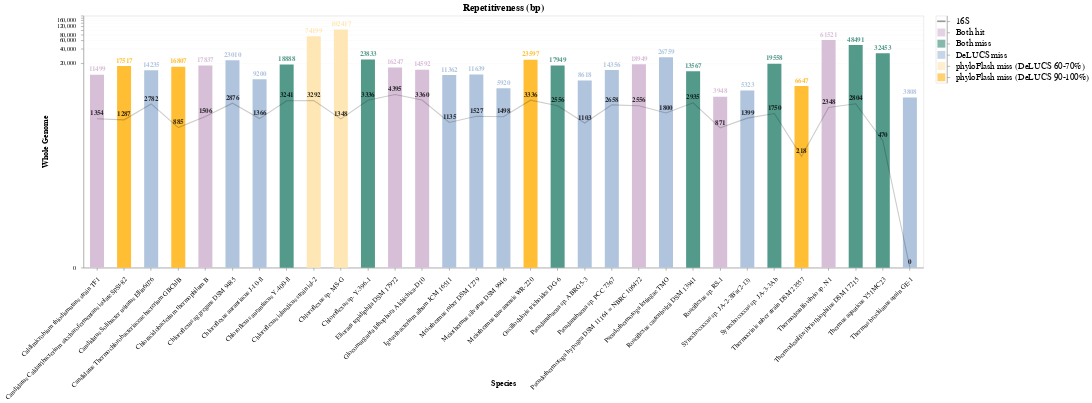

Notebook code cell kept with this figure:
### Code cell
import pandas as pd
import altair as alt

# data = pd.read_csv("/scratch/rnd-rojas/assembly_stephanie/data/repeatbp.csv")
df = pd.DataFrame(data, columns=['Species', 'Repetitiveness', '16s_Repetitiveness'])
df.rename(columns={"Repetitiveness": "Whole Genome", "16s_Repetitiveness": "16s"},inplace=True)

# orderdata = [7, 4, 16, 5, 14, 15, 10, 6, 22, 23, 9, 24, 25, 11, 19, 18, 1, 2, 12, 8, 3, 21, 17, 26, 13, 20,26,27,28,29,30]
# df['Order'] = orderdata

# colors=['lightsteelblue', '#ffbe33', 'palevioletred', '#549a8b', 'thistle', 'thistle', 'thistle', 'thistle', 'thistle', 
#         'thistle', 'thistle', 'thistle', 'thistle', 'thistle', 'thistle', 'thistle', 'thistle', 
#         'thistle', 'thistle', 'thistle', 'thistle', 'thistle', 'thistle', 'thistle', 'thistle', 'thistle', 
#         'thistle', 'thistle', 'thistle', 'thistle', 'thistle', 'thistle']

colors = data["Color"].tolist()

base = alt.Chart(df, title='Repetitiveness (bp)').encode(
    x=alt.X('Species:N',
           sort=alt.SortField(field='Whole Genome', order='descending')
           )
)

bar = base.mark_bar(size=25).encode(
    y=alt.Y(
            'Whole Genome:Q',
            title='Whole Genome',
            scale=alt.Scale(domain=[0, 100000], type='symlog')
           ),
        color=alt.Color(
           'Species',
            scale=alt.Scale(
                domain=df.Species.tolist(),
                range=colors
            ),
            legend=None
           )
    ).properties(width=1500, height=450)

line = base.mark_line(color='black', opacity=0.2).encode(
    y=alt.Y(
            '16s:Q',
            scale=alt.Scale(domain=[0, 200000], type='symlog')
           )
    )

textbar = bar.mark_text(
    align='center',
    baseline='middle',
    dy=-10,
    fontWeight='bold',
    fontSize=12
).encode(
    text='Whole Genome:Q'
)

textline = line.mark_text(
    align='center',
    baseline='middle',
    dy=-10,
    fontWeight='bold',
    fontSize=12,
    opacity=0.8,
    color='black'
).encode(
    text=alt.Text(
        '16s:Q'
    )
)

bardata = pd.DataFrame({'x':['Both hit'], 
                        'y':['16S'], 
                        'w':['DeLUCS miss'], 
                        'z':['phyloFlash miss (DeLUCS 90-100%)'],
                        'u':['phyloFlash miss (DeLUCS 60-70%)'],
                        'v':['Both miss']})

legendbar = alt.Chart(bardata).mark_square(size=200, color='thistle').encode(
    y=alt.Y('x:N', 
            axis=alt.Axis(orient='right', 
                          titleFontSize=0, 
                          labelFontSize=16, 
                          titleX=80, 
                          titleY=-5,
                          titleAngle=0
                         ),
    
           ),
    )

legendbar2 = alt.Chart(bardata).mark_square(size=200, color='lightsteelblue').encode(
    y=alt.Y('w:N', 
            axis=alt.Axis(orient='right', 
                          titleFontSize=0, 
                          labelFontSize=16, 
                          titleX=80, 
                          titleY=-5,
                          titleAngle=0
                         ),
    
           ),
    )

legendbar3 = alt.Chart(bardata).mark_square(size=200, color='#ffbe33').encode(
    y=alt.Y('z:N', 
            axis=alt.Axis(orient='right', 
                          titleFontSize=0, 
                          labelFontSize=16, 
                          titleX=80, 
                          titleY=-5,
                          titleAngle=0
                         ),
    
           ),
    )

legendbar4 = alt.Chart(bardata).mark_square(size=200, color='#549a8b').encode(
    y=alt.Y('v:N', 
            axis=alt.Axis(orient='right', 
                          titleFontSize=0, 
                          labelFontSize=16, 
                          titleX=80, 
                          titleY=-5,
                          titleAngle=0
                         ),
    
           ),
    )

legendbar5 = alt.Chart(bardata).mark_square(size=200, color='#ffe7b5').encode(
    y=alt.Y('u:N', 
            axis=alt.Axis(orient='right', 
                          titleFontSize=0, 
                          labelFontSize=16,
                          labelLimit=1000,
                          titleX=80, 
                          titleY=-5,
                          titleAngle=0
                         ),
    
           ),
    )

legendline = alt.Chart(bardata).mark_tick(
        size=15, 
        thickness=3, 
        orient='horizontal', 
        color='black',
        opacity=0.4
).encode(
            y=alt.Y('y:N', 
                    axis=alt.Axis(orient='right', 
                                  titleFontSize=0, 
                                  labelFontSize=16, 
                                  titleX=80, 
                                  titleY=-5,
                                  titleAngle=0
                                 ),

                   ),
    )

(bar + textbar + line + textline | legendbar + legendline + legendbar2 + legendbar3 + legendbar4 + legendbar5).configure_axisX(
    labelAngle=-45,
    labelPadding=10,
    labelLimit=10000,
    titleFontSize=14,
    labelFontSize=12,
    titleY=200
).configure_title(
    fontSize=18
).configure_axisY(
    titleFontSize=14,
    labelPadding=10,
    titleX=-60,
    gridOpacity=0.2
)

### Figure 1 — Vega-Lite specification as saved in the notebook (floating-point values rounded to 4 significant figures)
{"config": {"view": {"continuousWidth": 400, "continuousHeight": 300}, "axisX": {"labelAngle": -45, "labelFontSize": 12, "labelLimit": 10000, "labelPadding": 10, "titleFontSize": 14, "titleY": 200}, "axisY": {"gridOpacity": 0.2, "labelPadding": 10, "titleFontSize": 14, "titleX": -60}, "title": {"fontSize": 18}}, "hconcat": [{"layer": [{"mark": {"type": "bar", "size": 25}, "encoding": {"color": {"type": "nominal", "field": "Species", "legend": null, "scale": {"domain": ["Thermus brockianus strain GE-1", "Thermocrinis ruber strain DSM 23557", "Candidatus Solibacter usitatus Ellin6076", "Roseiflexus castenholzii DSM 13941", "Thermodesulfovibrio thiophilus DSM 17215", "Thermodesulfovibrio sp. N1", "Chloroflexus islandicus strain isl-2", "Synechococcus sp. JA-2-3B'a(2-13)", "Chloroflexus sp. Y-396-1", "Chloroflexus aurantiacus Y-400-fl", "Meiothermus taiwanensis WR-220", "Pseudothermotoga hypogea DSM 11164 = NBRC 106472", "Pseudanabaena sp. PCC 7367", "Chloracidobacterium thermophilum B", "Candidatus Caldatribacterium saccharofermentans isolate SpSt-82", "Chloroflexus aggregans DSM 9485", "Roseiflexus sp. RS-1", "Candidatus Thermochlorobacteriaceae bacterium GBChlB", "Pseudanabaena sp. ABRG5-3", "Elioraea tepidiphila DSM 17972", "Chloroflexus sp. MS-G", "Chloroflexus aurantiacus J-10-fl", "Gloeomargarita lithophora Alchichica-D10", "Meiothermus silvanus DSM 9946", "Pseudothermotoga lettingae TMO", "Synechococcus sp. JA-3-3Ab", "Caldimicrobium thiodismutans strain TF1", "Oscillochloris trichoides DG-6", "Ignavibacterium album JCM 16511", "Thermus aquaticus Y51MC23", "Meiothermus ruber DSM 1279"], "range": ["lightsteelblue", "#ffbe33", "lightsteelblue", "#549a8b", "#549a8b", "thistle", "#ffe7b5", "lightsteelblue", "#549a8b", "#549a8b", "#ffbe33", "thistle", "lightsteelblue", "thistle", "#ffbe33", "lightsteelblue", "thistle", "#ffbe33", "lightsteelblue", "thistle", "#ffe7b5", "lightsteelblue", "thistle", "lightsteelblue", "lightsteelblue", "#549a8b", "thistle", "#549a8b", "lightsteelblue", "#549a8b", "lightsteelblue"]}}, "x": {"type": "nominal", "field": "Species", "sort": {"field": "Whole Genome", "order": "descending"}}, "y": {"type": "quantitative", "field": "Whole Genome", "scale": {"domain": [0, 100000], "type": "symlog"}, "title": "Whole Genome"}}, "height": 450, "title": "Repetitiveness (bp)", "width": 1500}, {"mark": {"type": "text", "align": "center", "baseline": "middle", "dy": -10, "fontSize": 12, "fontWeight": "bold"}, "encoding": {"color": {"type": "nominal", "field": "Species", "legend": null, "scale": {"domain": ["Thermus brockianus strain GE-1", "Thermocrinis ruber strain DSM 23557", "Candidatus Solibacter usitatus Ellin6076", "Roseiflexus castenholzii DSM 13941", "Thermodesulfovibrio thiophilus DSM 17215", "Thermodesulfovibrio sp. N1", "Chloroflexus islandicus strain isl-2", "Synechococcus sp. JA-2-3B'a(2-13)", "Chloroflexus sp. Y-396-1", "Chloroflexus aurantiacus Y-400-fl", "Meiothermus taiwanensis WR-220", "Pseudothermotoga hypogea DSM 11164 = NBRC 106472", "Pseudanabaena sp. PCC 7367", "Chloracidobacterium thermophilum B", "Candidatus Caldatribacterium saccharofermentans isolate SpSt-82", "Chloroflexus aggregans DSM 9485", "Roseiflexus sp. RS-1", "Candidatus Thermochlorobacteriaceae bacterium GBChlB", "Pseudanabaena sp. ABRG5-3", "Elioraea tepidiphila DSM 17972", "Chloroflexus sp. MS-G", "Chloroflexus aurantiacus J-10-fl", "Gloeomargarita lithophora Alchichica-D10", "Meiothermus silvanus DSM 9946", "Pseudothermotoga lettingae TMO", "Synechococcus sp. JA-3-3Ab", "Caldimicrobium thiodismutans strain TF1", "Oscillochloris trichoides DG-6", "Ignavibacterium album JCM 16511", "Thermus aquaticus Y51MC23", "Meiothermus ruber DSM 1279"], "range": ["lightsteelblue", "#ffbe33", "lightsteelblue", "#549a8b", "#549a8b", "thistle", "#ffe7b5", "lightsteelblue", "#549a8b", "#549a8b", "#ffbe33", "thistle", "lightsteelblue", "thistle", "#ffbe33", "lightsteelblue", "thistle", "#ffbe33", "lightsteelblue", "thistle", "#ffe7b5", "lightsteelblue", "thistle", "lightsteelblue", "lightsteelblue", "#549a8b", "thistle", "#549a8b", "lightsteelblue", "#549a8b", "lightsteelblue"]}}, "text": {"type": "quantitative", "field": "Whole Genome"}, "x": {"type": "nominal", "field": "Species", "sort": {"field": "Whole Genome", "order": "descending"}}, "y": {"type": "quantitative", "field": "Whole Genome", "scale": {"domain": [0, 100000], "type": "symlog"}, "title": "Whole Genome"}}, "height": 450, "title": "Repetitiveness (bp)", "width": 1500}, {"mark": {"type": "line", "color": "black", "opacity": 0.2}, "encoding": {"x": {"type": "nominal", "field": "Species", "sort": {"field": "Whole Genome", "order": "descending"}}, "y": {"type": "quantitative", "field": "16s", "scale": {"domain": [0, 200000], "type": "symlog"}}}, "title": "Repetitiveness (bp)"}, {"mark": {"type": "text", "align": "center", "baseline": "middle", "color": "black", "dy": -10, "fontSize": 12, "fontWeight": "bold", "opacity": 0.8}, "encoding": {"text": {"type": "quantitative", "field": "16s"}, "x": {"type": "nominal", "field": "Species", "sort": {"field": "Whole Genome", "order": "descending"}}, "y": {"type": "quantitative", "field": "16s", "scale": {"domain": [0, 200000], "type": "symlog"}}}, "title": "Repetitiveness (bp)"}], "data": {"name": "data-487dc20e705af32725c5beeabea483db"}}, {"layer": [{"mark": {"type": "square", "color": "thistle", "size": 200}, "encoding": {"y": {"type": "nominal", "axis": {"labelFontSize": 16, "orient": "right", "titleAngle": 0, "titleFontSize": 0, "titleX": 80, "titleY": -5}, "field": "x"}}}, {"mark": {"type": "tick", "color": "black", "opacity": 0.4, "orient": "horizontal", "size": 15, "thickness": 3}, "encoding": {"y": {"type": "nominal", "axis": {"labelFontSize": 16, "orient": "right", "titleAngle": 0, "titleFontSize": 0, "titleX": 80, "titleY": -5}, "field": "y"}}}, {"mark": {"type": "square", "color": "lightsteelblue", "size": 200}, "encoding": {"y": {"type": "nominal", "axis": {"labelFontSize": 16, "orient": "right", "titleAngle": 0, "titleFontSize": 0, "titleX": 80, "titleY": -5}, "field": "w"}}}, {"mark": {"type": "square", "color": "#ffbe33", "size": 200}, "encoding": {"y": {"type": "nominal", "axis": {"labelFontSize": 16, "orient": "right", "titleAngle": 0, "titleFontSize": 0, "titleX": 80, "titleY": -5}, "field": "z"}}}, {"mark": {"type": "square", "color": "#549a8b", "size": 200}, "encoding": {"y": {"type": "nominal", "axis": {"labelFontSize": 16, "orient": "right", "titleAngle": 0, "titleFontSize": 0, "titleX": 80, "titleY": -5}, "field": "v"}}}, {"mark": {"type": "square", "color": "#ffe7b5", "size": 200}, "encoding": {"y": {"type": "nominal", "axis": {"labelFontSize": 16, "labelLimit": 1000, "orient": "right", "titleAngle": 0, "titleFontSize": 0, "titleX": 80, "titleY": -5}, "field": "u"}}}], "data": {"name": "data-155bb107bfa12ae90c4ed8b4d3e6b839"}}], "$schema": "https://vega.github.io/schema/vega-lite/v4.8.1.json", "datasets": {"data-487dc20e705af32725c5beeabea483db": [{"Species": "Thermus brockianus strain GE-1", "Whole Genome": 3808, "16s": 0}, {"Species": "Thermocrinis ruber strain DSM 23557", "Whole Genome": 6647, "16s": 218}, {"Species": "Candidatus Solibacter usitatus Ellin6076", "Whole Genome": 14235, "16s": 2782}, {"Species": "Roseiflexus castenholzii DSM 13941", "Whole Genome": 13567, "16s": 2935}, {"Species": "Thermodesulfovibrio thiophilus DSM 17215", "Whole Genome": 48491, "16s": 2804}, {"Species": "Thermodesulfovibrio sp. N1", "Whole Genome": 61521, "16s": 2348}, {"Species": "Chloroflexus islandicus strain isl-2", "Whole Genome": 74199, "16s": 3292}, {"Species": "Synechococcus sp. JA-2-3B'a(2-13)", "Whole Genome": 5323, "16s": 1399}, {"Species": "Chloroflexus sp. Y-396-1", "Whole Genome": 23833, "16s": 3336}, {"Species": "Chloroflexus aurantiacus Y-400-fl", "Whole Genome": 18888, "16s": 3241}, {"Species": "Meiothermus taiwanensis WR-220", "Whole Genome": 23597, "16s": 3336}, {"Species": "Pseudothermotoga hypogea DSM 11164 = NBRC 106472", "Whole Genome": 18949, "16s": 2556}, {"Species": "Pseudanabaena sp. PCC 7367", "Whole Genome": 14356, "16s": 2658}, {"Species": "Chloracidobacterium thermophilum B", "Whole Genome": 17837, "16s": 1506}, {"Species": "Candidatus Caldatribacterium saccharofermentans isolate SpSt-82", "Whole Genome": 17517, "16s": 1287}, {"Species": "Chloroflexus aggregans DSM 9485", "Whole Genome": 23010, "16s": 2876}, {"Species": "Roseiflexus sp. RS-1", "Whole Genome": 3948, "16s": 871}, {"Species": "Candidatus Thermochlorobacteriaceae bacterium GBChlB", "Whole Genome": 16807, "16s": 885}, {"Species": "Pseudanabaena sp. ABRG5-3", "Whole Genome": 8618, "16s": 1103}, {"Species": "Elioraea tepidiphila DSM 17972", "Whole Genome": 16247, "16s": 4395}, {"Species": "Chloroflexus sp. MS-G", "Whole Genome": 102417, "16s": 1348}, {"Species": "Chloroflexus aurantiacus J-10-fl", "Whole Genome": 9200, "16s": 1366}, {"Species": "Gloeomargarita lithophora Alchichica-D10", "Whole Genome": 14592, "16s": 3360}, {"Species": "Meiothermus silvanus DSM 9946", "Whole Genome": 5920, "16s": 1498}, {"Species": "Pseudothermotoga lettingae TMO", "Whole Genome": 26759, "16s": 1800}, {"Species": "Synechococcus sp. JA-3-3Ab", "Whole Genome": 19558, "16s": 1750}, {"Species": "Caldimicrobium thiodismutans strain TF1", "Whole Genome": 11499, "16s": 1354}, {"Species": "Oscillochloris trichoides DG-6", "Whole Genome": 17949, "16s": 2556}, {"Species": "Ignavibacterium album JCM 16511", "Whole Genome": 11362, "16s": 1135}, {"Species": "Thermus aquaticus Y51MC23", "Whole Genome": 32453, "16s": 470}, {"Species": "Meiothermus ruber DSM 1279", "Whole Genome": 11639, "16s": 1527}], "data-155bb107bfa12ae90c4ed8b4d3e6b839": [{"x": "Both hit", "y": "16S", "w": "DeLUCS miss", "z": "phyloFlash miss (DeLUCS 90-100%)", "u": "phyloFlash miss (DeLUCS 60-70%)", "v": "Both miss"}]}}
